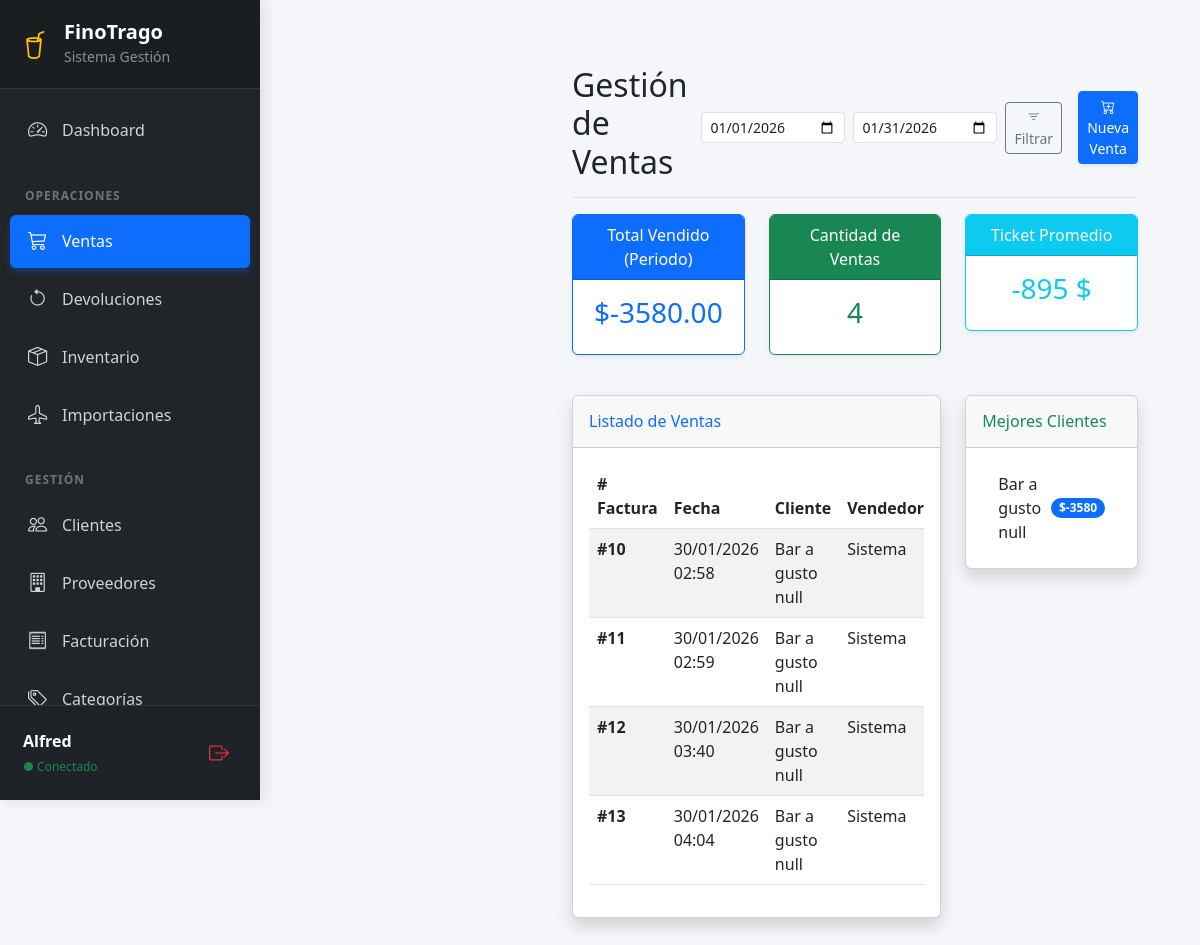
Page /ventas/ (signed in) on the earlier database version.
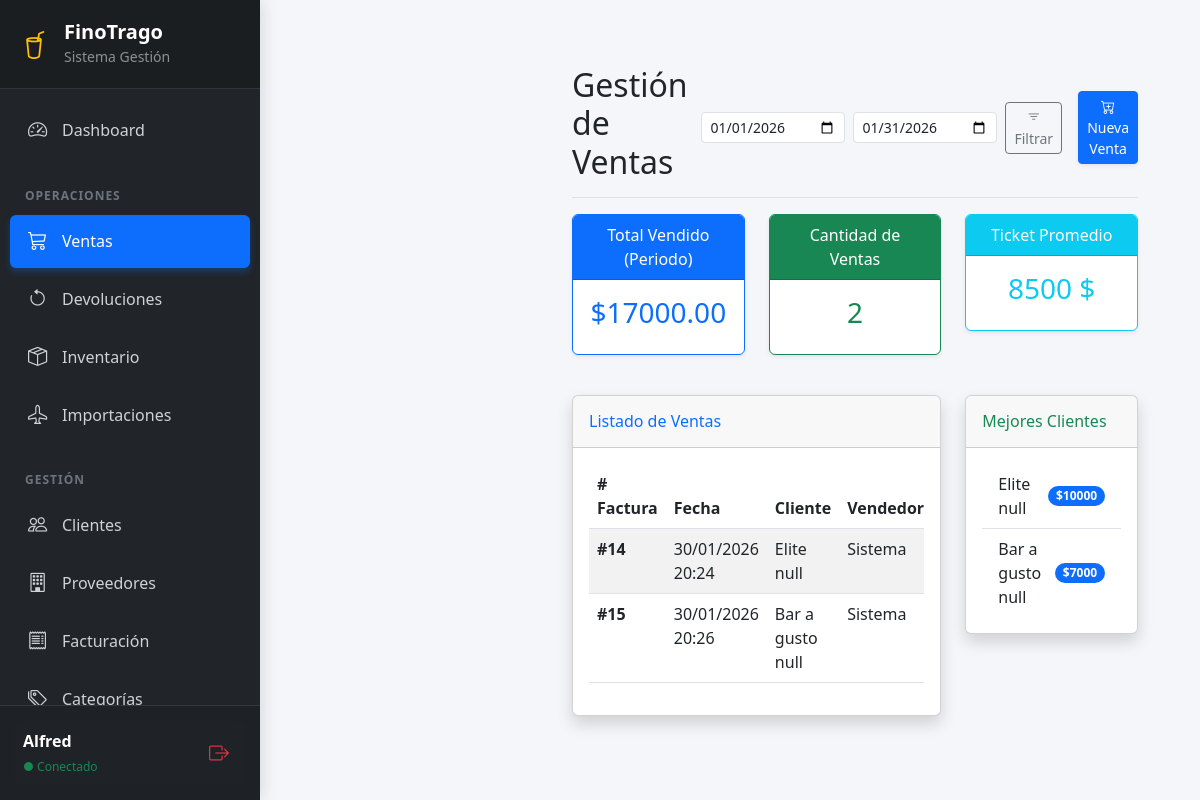
Same page on the later database version.
### dashboard/models.py (models this page shows, shortened)
class Venta(models.Model):
    ESTADOS = [
        ('PENDIENTE', 'Pendiente'),
        ('PAGADO', 'Pagado / Exitoso'),
        ('CANCELADO', 'Cancelado'),
    ]
    cliente = models.ForeignKey(Cliente, on_delete=models.CASCADE)
    usuario = models.ForeignKey(User, on_delete=models.CASCADE)
    fecha = models.DateTimeField(auto_now_add=True)
    total = models.DecimalField(max_digits=10, decimal_places=2, default=0, validators=[MinValueValidator(0)])
    observacion = models.TextField(blank=True, null=True)
    estado = models.CharField(max_length=20, choices=ESTADOS, default='PENDIENTE')

class Cliente(models.Model):
    nombre = models.CharField(max_length=50)
    apellido1 = models.CharField(max_length=50)
    apellido2 = models.CharField(max_length=50, blank=True, null=True)
    ci = models.CharField(max_length=20, unique=True, verbose_name="CI")
    nit = models.CharField(max_length=20, blank=True, null=True, verbose_name="NIT")
    direccion = models.CharField(max_length=200, blank=True, null=True)
    telefono = models.CharField(max_length=30)
    email = models.EmailField(blank=True, null=True)
    tipo_cliente = models.CharField(max_length=20, choices=[('MINORISTA', 'Minorista'), ('MAYORISTA', 'Mayorista'), ('BAR', 'Bar')], default='MINORISTA')
    limite_credito = models.DecimalField(max_digits=10, decimal_places=2, default=0)
    class Meta:
        verbose_name_plural = "Clientes"

### dashboard/decorators.py (the view)
        def wrapper(request, *args, **kwargs):
            perfil = getattr(request.user, 'perfil', None)
            if not perfil or not perfil.tiene_permiso(nombre_permiso):
                messages.error(request, "No tienes permisos para realizar esta acción.")
                return redirect('dashboard:principal')
            return view_func(request, *args, **kwargs)

### dashboard/models.py (called while the page is built)
    def tiene_permiso(self, permiso):
        if not self.rol:
            return False
        return self.rol.permisos.filter(nombre=permiso).exists()

### dashboard/templates/dashboard/ventas.html (shortened to what the changed rows need)
{% extends "dashboard/base.html" %}
{% block content %}
<div class="contenido-ajustado">
    <div class="container-fluid pt-3">
                    <div class="d-flex justify-content-between flex-wrap flex-md-nowrap align-items-center pb-2 mb-3 border-bottom">
    <h1 class="h2">Gestión de Ventas</h1>
</div>
        <div class="row mb-4">
            <div class="col-md-4">
                <div class="card border-primary mb-3 text-center shadow-sm">
                    <div class="card-body">
                        <h3 class="card-title text-primary">${{ total_periodo|floatformat:2 }}</h3>
                    </div>
                </div>
            </div>
            <div class="col-md-4">
                <div class="card border-success mb-3 text-center shadow-sm">
                    <div class="card-body">
                        <h3 class="card-title text-success">{{ cantidad_ventas }}</h3>
                    </div>
                </div>
            </div>
            <div class="col-md-4">
                <div class="card border-info mb-3 text-center shadow-sm">
                    <div class="card-body">
                        <h3 class="card-title text-info">
                            {% widthratio total_periodo cantidad_ventas 1 %} $
                        </h3>
                    </div>
                </div>
            </div>
        </div>
        <div class="row">
            <div class="col-lg-8">
                <div class="card shadow mb-4">
                    <div class="card-body">
                        <div class="table-responsive">
                            <table class="table table-striped table-hover">
                                <thead>
                                    <tr>
                                        <th># Factura</th>
                                        <th>Fecha</th>
                                        <th>Cliente</th>
                                        <th>Vendedor</th>
                                    </tr>
                                </thead>
                                <tbody>
                                    {% for venta in ventas %}
                                    <tr>
                                        <td><strong>#{{ venta.id }}</strong></td>
                                        <td>{{ venta.fecha|date:"d/m/Y H:i" }}</td>
                                        <td>{{ venta.cliente.nombre }} {{ venta.cliente.apellido1 }}</td>
                                        <td>{{ venta.usuario.nombre|default:"Sistema" }}</td>
                                    </tr>
                                    {% empty %}
                                    <tr>
                                        <td colspan="7" class="text-center py-5 text-muted">
                                            No se encontraron ventas en este rango de fechas.
                                        </td>
                                    </tr>
                                    {% endfor %}
                                </tbody>
                            </table>
                        </div>
                    </div>
                </div>
            </div>
            <div class="col-lg-4">
                <div class="card shadow mb-4">
                    <div class="card-body">
                        <ul class="list-group list-group-flush">
                            {% for c in ventas_cliente %}
                            <li class="list-group-item d-flex justify-content-between align-items-center">
                                {{ c.cliente__nombre }} {{ c.cliente__apellido1 }}
                                <span class="badge bg-primary rounded-pill">${{ c.total|floatformat:0 }}</span>
                            </li>
                            {% empty %}
                            <li class="list-group-item">Sin datos aún.</li>
                            {% endfor %}
                        </ul>
                    </div>
                </div>
            </div>
        </div>
    </div>
</div>
{% endblock %}

Differences in the rows shown:
removed Venta: id "10", fecha "30/01/2026 02:58", cliente.nombre "Bar a gusto", cliente.apellido1 "null", usuario.nombre "Sistema"
removed Venta: id "11", fecha "30/01/2026 02:59", cliente.nombre "Bar a gusto", cliente.apellido1 "null", usuario.nombre "Sistema"
removed Venta: id "12", fecha "30/01/2026 03:40", cliente.nombre "Bar a gusto", cliente.apellido1 "null", usuario.nombre "Sistema"
removed Venta: id "13", fecha "30/01/2026 04:04", cliente.nombre "Bar a gusto", cliente.apellido1 "null", usuario.nombre "Sistema"
added Venta: id "14", fecha "30/01/2026 20:24", cliente.nombre "Elite", cliente.apellido1 "null", usuario.nombre "Sistema"
added Venta: id "15", fecha "30/01/2026 20:26", cliente.nombre "Bar a gusto", cliente.apellido1 "null", usuario.nombre "Sistema"
added Cliente: cliente__nombre "Elite", cliente__apellido1 "null", total "10000"
changed Cliente "Bar a gusto": total "-3580" → "7000"
Other differences:
{{ total_periodo|floatformat:2 }}: "-3580.00" → "17000.00"
{{ cantidad_ventas }}: "4" → "2"
text no longer shown: "-895"
text now shown: "8500"
